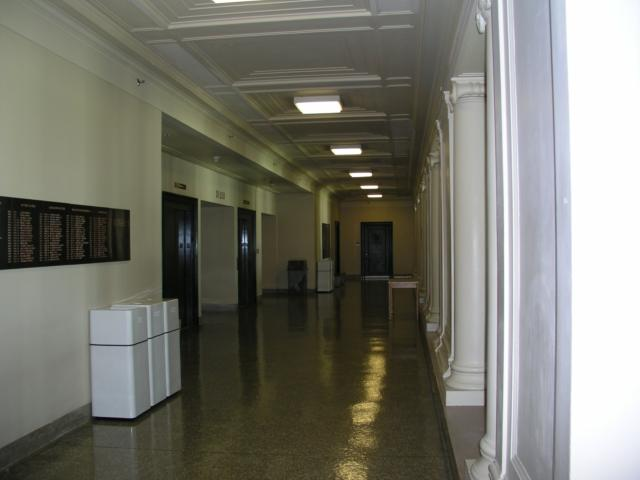
%> input picture images/p1010847.jpg, 640 x 480 px
$ octave baseline_LLC.m   (GNU Octave 9; MATLAB toolbox functions it lacks are replaced by stand-ins)
%> lines starting %> are read from the running program, lines starting %| are printed output that depends on the picture
### SpatialPyramid/sp_load_image.m
function I = sp_load_image(image_fname)
%> called with image_fname = 'images/p1010847.jpg'

I = imread(image_fname);
%> I is the input picture: size 480x640x3 uint8; mean R, G, B 119.6, 119.3, 109.6
if ndims(I) == 3
    I = im2double(rgb2gray(I));
%> I: size 480x640 double
else
    I = im2double(I);
end

### sp_gen_sift.m
function [features] = sp_gen_sift(imageFName,params)
    I = sp_load_image(imageFName);

    [hgt wid] = size(I);
%> hgt = 480; wid = 640
    if min(hgt,wid) > params.maxImageSize
        I = imresize(I, params.maxImageSize/min(hgt,wid), 'bicubic');
        fprintf('Loaded %s: original size %d x %d, resizing to %d x %d\n', ...
            imageFName, wid, hgt, size(I,2), size(I,1));
        [hgt wid] = size(I);
    end

    %% make grid (coordinates of upper left patch corners)
    %{-
    if(isfield(params,'oldSift') && params.oldSift )
        remX = mod(wid-params.patchSize,params.gridSpacing);
        offsetX = floor(remX/2)+1;
        remY = mod(hgt-params.patchSize,params.gridSpacing);
        offsetY = floor(remY/2)+1;

        [gridX,gridY] = meshgrid(offsetX:params.gridSpacing:wid-params.patchSize+1, offsetY:params.gridSpacing:hgt-params.patchSize+1);

        siftArr = sp_find_sift_grid(I, gridX, gridY, params.patchSize, 0.8);
        siftArr = sp_normalize_sift(siftArr);
    %}
    %fprintf('Processing %s: wid %d, hgt %d, grid size: %d x %d, %d patches\n', ...
    %         imageFName, wid, hgt, (wid-params.patchSize)/params.gridSpacing, (hgt-params.patchSize)/params.gridSpacing, ((hgt-params.patchSize)*(wid-params.patchSize))/params.gridSpacing);

    %% find SIFT descriptors
    else
        [siftArr gridX gridY] = sp_dense_sift(I, params.gridSpacing, params.patchSize);
        siftArr = reshape(siftArr,[size(siftArr,1)*size(siftArr,2) size(siftArr,3)]);
    end
    features.data = siftArr;
    features.x = gridX(:);% + params.patchSize/2 - 0.5;
    features.y = gridY(:);% + params.patchSize/2 - 0.5;
    features.wid = wid;
    features.hgt = hgt;
end

### SpatialPyramid/sp_dense_sift.m
function [sift_arr, grid_x, grid_y] = sp_dense_sift(I, grid_spacing, patch_size)
%> called with grid_spacing = 8, patch_size = 16
% Original script by Svetlana Lazebnick
% Adapted by Antonio Torralba: modified using convolutions to speed up the computations.
% And brought back into Svetlana's library

if(~exist('grid_spacing','var'))
    grid_spacing = 1;
end
if(~exist('patch_size','var'))
    patch_size = 16;
end

I = double(I);
I = mean(I,3);
I = I /max(I(:));

% parameters
num_angles = 8;
num_bins = 4;
num_samples = num_bins * num_bins;
alpha = 9; %% parameter for attenuation of angles (must be odd)

if nargin < 5
    sigma_edge = 1;
end

angle_step = 2 * pi / num_angles;
angles = 0:angle_step:2*pi;
angles(num_angles+1) = []; % bin centers

[hgt wid] = size(I);
%> hgt = 480; wid = 640

[G_X,G_Y]=gen_dgauss(sigma_edge);

% add boundary:
I = [I(2:-1:1,:,:); I; I(end:-1:end-1,:,:)];
%> I: size 484x640 double
I = [I(:,2:-1:1,:) I I(:,end:-1:end-1,:)];
%> I: size 484x644 double

I = I-mean(I(:));
I_X = filter2(G_X, I, 'same'); % vertical edges
I_Y = filter2(G_Y, I, 'same'); % horizontal edges

I_X = I_X(3:end-2,3:end-2,:);
%> I_X: size 480x640 double
I_Y = I_Y(3:end-2,3:end-2,:);
%> I_Y: size 480x640 double

I_mag = sqrt(I_X.^2 + I_Y.^2); % gradient magnitude
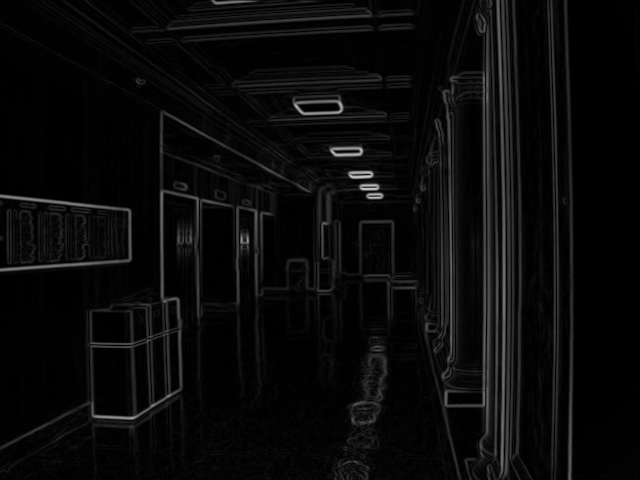
%> I_mag: size 480x640 double; min 0, max 0.794, mean 0.0401
I_theta = atan2(I_Y,I_X);
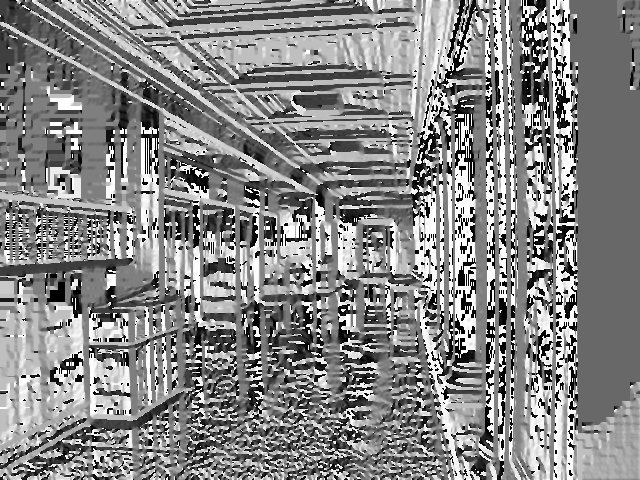
%> I_theta: size 480x640 double; min -3.14, max 3.14, mean 0.154; drawn with min black and max white
I_theta(find(isnan(I_theta))) = 0; % necessary????

% grid
grid_x = patch_size/2:grid_spacing:wid-patch_size/2+1;
%> grid_x = 79 values from 8 to 632
grid_y = patch_size/2:grid_spacing:hgt-patch_size/2+1;
%> grid_y = 59 values from 8 to 472

% make orientation images
I_orientation = zeros([hgt, wid, num_angles], 'single');

% for each histogram angle
cosI = cos(I_theta);
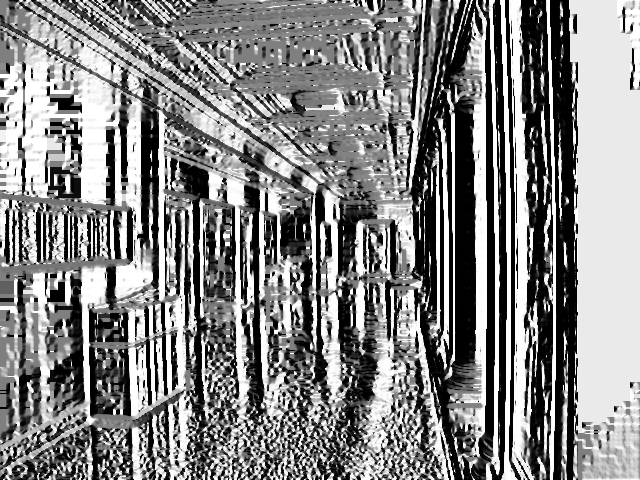
%> cosI: size 480x640 double; min -1, max 1, mean 0.0458; drawn with min black and max white
sinI = sin(I_theta);
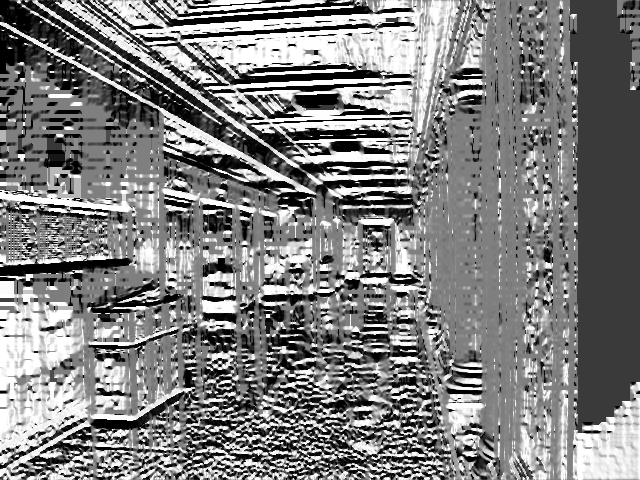
%> sinI: size 480x640 double; min -1, max 1, mean -0.00554; drawn with min black and max white
for a=1:num_angles
    % compute each orientation channel
    tmp = (cosI*cos(angles(a))+sinI*sin(angles(a))).^alpha;
    tmp = tmp .* (tmp > 0);

    % weight by magnitude
    I_orientation(:,:,a) = tmp .* I_mag;
end
%> this loop made 8 passes
%> pass 1, in sp_dense_sift, `tmp = tmp .* (tmp > 0);`:
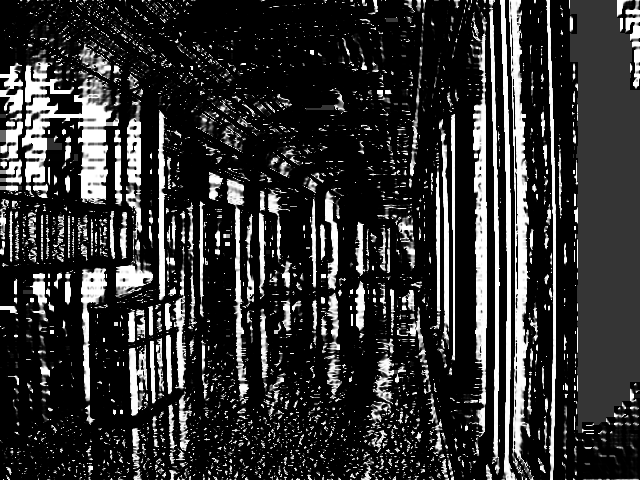
%> tmp: size 480x640 double; min 0, max 1, mean 0.196

% Convolution formulation:
weight_kernel = zeros(patch_size,patch_size);
r = patch_size/2;
cx = r - 0.5;
sample_res = patch_size/num_bins;
weight_x = abs((1:patch_size) - cx)/sample_res;
weight_x = (1 - weight_x) .* (weight_x <= 1);

for a = 1:num_angles
    %I_orientation(:,:,a) = conv2(I_orientation(:,:,a), weight_kernel, 'same');
    I_orientation(:,:,a) = conv2(weight_x, weight_x', I_orientation(:,:,a), 'same');
end

% Sample SIFT bins at valid locations (without boundary artifacts)
% find coordinates of sample points (bin centers)
[sample_x, sample_y] = meshgrid(linspace(1,patch_size+1,num_bins+1));
sample_x = sample_x(1:num_bins,1:num_bins); sample_x = sample_x(:)-patch_size/2;
sample_y = sample_y(1:num_bins,1:num_bins); sample_y = sample_y(:)-patch_size/2;

sift_arr = zeros([length(grid_y) length(grid_x) num_angles*num_bins*num_bins], 'single');
b = 0;
for n = 1:num_bins*num_bins
    sift_arr(:,:,b+1:b+num_angles) = I_orientation(grid_y+sample_y(n), grid_x+sample_x(n), :);
    b = b+num_angles;
end
%> after the loop, b = 128
clear I_orientation


% Outputs:
[grid_x,grid_y] = meshgrid(grid_x, grid_y);
[nrows, ncols, cols] = size(sift_arr);
%> nrows = 59; ncols = 79; cols = 128

% normalize SIFT descriptors
%slow good normailzation that respects the flat areas
sift_arr = reshape(sift_arr, [nrows*ncols num_angles*num_bins*num_bins]);
sift_arr = sp_normalize_sift(sift_arr);
sift_arr = reshape(sift_arr, [nrows ncols num_angles*num_bins*num_bins]);

% [5 lines of commented-out code are left out]


function [GX,GY]=gen_dgauss(sigma)

% laplacian of size sigma
%f_wid = 4 * floor(sigma);
%G = normpdf(-f_wid:f_wid,0,sigma);
%G = G' * G;
G = gen_gauss(sigma);
[GX,GY] = gradient(G);

GX = GX * 2 ./ sum(sum(abs(GX)));
GY = GY * 2 ./ sum(sum(abs(GY)));


function G=gen_gauss(sigma)

if all(size(sigma)==[1, 1])
    % isotropic gaussian
	f_wid = 4 * ceil(sigma) + 1;
    G = fspecial('gaussian', f_wid, sigma);
%	G = normpdf(-f_wid:f_wid,0,sigma);
%	G = G' * G;
else
    % anisotropic gaussian
    f_wid_x = 2 * ceil(sigma(1)) + 1;
    f_wid_y = 2 * ceil(sigma(2)) + 1;
    G_x = normpdf(-f_wid_x:f_wid_x,0,sigma(1));
    G_y = normpdf(-f_wid_y:f_wid_y,0,sigma(2));
    G = G_y' * G_x;
end

### SpatialPyramid/sp_normalize_sift.m
function sift_arr = sp_normalize_sift(sift_arr)
% normalize SIFT descriptors (after Lowe)

% find indices of descriptors to be normalized (those whose norm is larger than 1)
tmp = sqrt(sum(sift_arr.^2, 2));
%> tmp = 4661 values, max 18.82 at index 2678, min 1.5e-15 at index 4308, mean 2.4
normalize_ind = find(tmp > 1);
%> normalize_ind = 2690 values from 24 to 4248

sift_arr_norm = sift_arr(normalize_ind,:);
sift_arr_norm = sift_arr_norm ./ repmat(tmp(normalize_ind,:), [1 size(sift_arr,2)]);

% suppress large gradients
sift_arr_norm(find(sift_arr_norm > 0.2)) = 0.2;
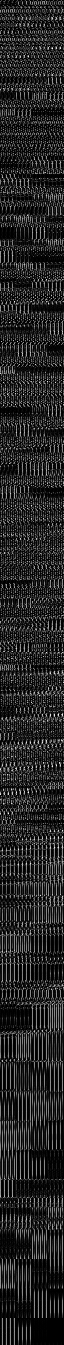
%> sift_arr_norm: size 2690x128 single (shown at 1/2 size); min 0, max 0.2, mean 0.0297; drawn with min black and max white

% finally, renormalize to unit length
tmp = sqrt(sum(sift_arr_norm.^2, 2));
%> tmp = 2690 values, max 0.943 at index 1392, min 0.388 at index 312, mean 0.694
sift_arr_norm = sift_arr_norm ./ repmat(tmp, [1 size(sift_arr,2)]);

sift_arr(normalize_ind,:) = sift_arr_norm;

### SpatialPyramid/GenerateSiftDescriptors.m
function [] = GenerateSiftDescriptors( imageFileList, imageBaseDir, dataBaseDir, params, canSkip, pfig )
%function [] = GenerateSiftDescriptors( imageFileList, imageBaseDir, dataBaseDir, maxImageSize, gridSpacing, patchSize, canSkip )
%
%Generate the dense grid of sift descriptors for each
% image
%
% imageFileList: cell of file paths
% imageBaseDir: the base directory for the image files
% dataBaseDir: the base directory for the data files that are generated
%  by the algorithm. If this dir is the same as imageBaseDir the files
%  will be generated in the same location as the image files
% maxImageSize: the max image size. If the image is larger it will be
%  resampeled.
% gridSpacing: the spacing for the grid to be used when generating the
%  sift descriptors
% patchSize: the patch size used for generating the sift descriptor
% canSkip: if true the calculation will be skipped if the appropriate data
%  file is found in dataBaseDir. This is very useful if you just want to
%  update some of the data or if you've added new images.

fprintf('Building Sift Descriptors\n\n');

%% parameters

if(~exist('params','var'))
    params.maxImageSize = 1000;
    params.gridSpacing = 8;
    params.patchSize = 16;
    params.dictionarySize = 200;
    params.numTextonImages = 50;
    params.pyramidLevels = 3;
end
if(~isfield(params,'maxImageSize'))
    params.maxImageSize = 1000;
end
if(~isfield(params,'gridSpacing'))
    params.gridSpacing = 8;
end
if(~isfield(params,'patchSize'))
    params.patchSize = 16;
end
if(~isfield(params,'dictionarySize'))
    params.dictionarySize = 200;
end
if(~isfield(params,'numTextonImages'))
    params.numTextonImages = 50;
end
if(~isfield(params,'pyramidLevels'))
    params.pyramidLevels = 3;
end
if(~exist('canSkip','var'))
    canSkip = 1;
end
if(exist('pfig','var'))
    tic;
end

for f = 1:length(imageFileList)

    %% load image
    imageFName = imageFileList{f};
    [dirN base] = fileparts(imageFName);
    baseFName = [dirN filesep base];
    outFName = fullfile(dataBaseDir, sprintf('%s_sift.mat', baseFName));
    imageFName = fullfile(imageBaseDir, imageFName);

    if(mod(f,100)==0 && exist('pfig','var'))
        sp_progress_bar(pfig,1,4,f,length(imageFileList));
    end
    if(exist(outFName,'file')~=0 && canSkip)
        %fprintf('Skipping %s\n', imageFName);
        continue;
    end

    features = sp_gen_sift(imageFName,params);
%> in sp_gen_sift, `[siftArr gridX gridY] = sp_dense_sift(I, params.gridSpacing, params.pa..`:
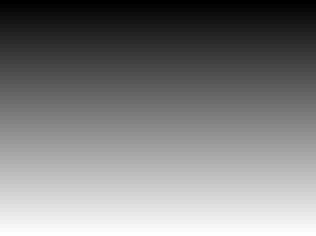
%> gridY: size 59x79 double (shown 4 times larger); min 8, max 472, mean 240; drawn with min black and max white
%> in sp_gen_sift, `features.x = gridX(:);`: features.x = 4661 values from 8 to 632
%> in sp_gen_sift, `features.y = gridY(:);`: features.y = 4661 values, max 472 at index 59, min 8 at index 1, mean 240
%> features = {wid 640, hgt 480}
    sp_progress_bar(pfig,1,4,f,length(imageFileList),'Generating Sift Descriptors:');

    sp_make_dir(outFName);
    save(outFName, 'features');


end % for
%> pass 2 of the loop in GenerateSiftDescriptors, `for f = 1:length(imageFileList)`:
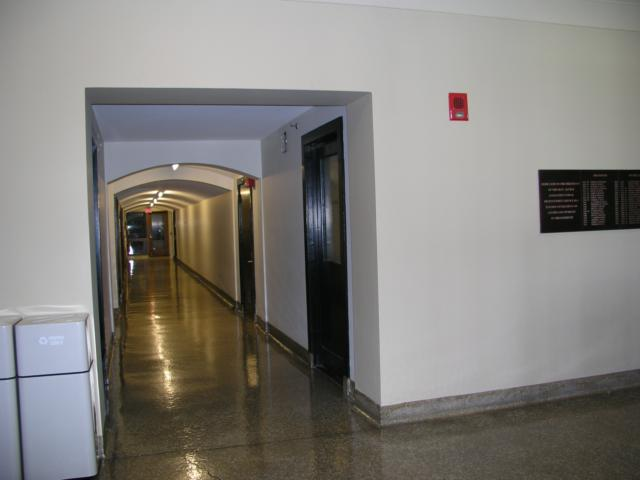
%> input picture images/p1010846.jpg, 640 x 480 px
%> in sp_load_image, I is the input picture: size 480x640x3 uint8; mean R, G, B 131.1, 128.5, 124.2
%> the loop in sp_dense_sift (call 2), `for a=1:num_angles` made 8 passes
%> pass 2, in sp_dense_sift (call 2), `tmp = tmp .* (tmp > 0);`:
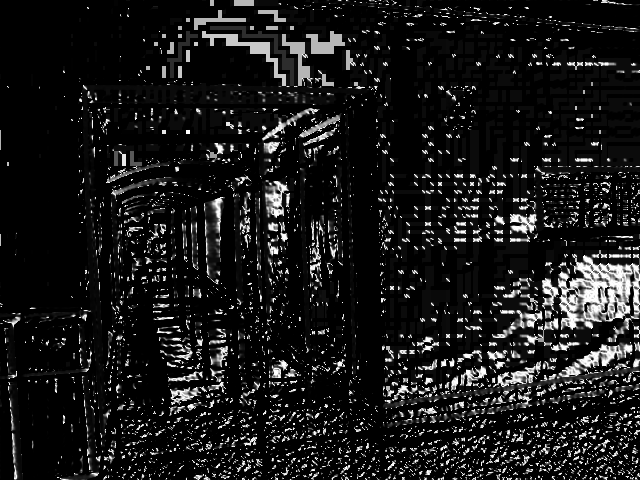
%> tmp: size 480x640 double; min 0, max 1, mean 0.098
%> in sp_normalize_sift (call 2), `tmp = sqrt(sum(sift_arr.^2, 2));`: tmp = 4661 values, max 12.95 at index 3975, min 0.00359 at index 2968, mean 1.93
%> normalize_ind = 1890 values from 38 to 4651
%> in sp_normalize_sift (call 2), `sift_arr_norm(find(sift_arr_norm > 0.2)) = 0.2;`:
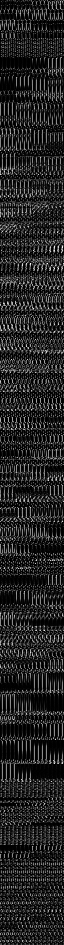
%> sift_arr_norm: size 1890x128 single (shown at 1/2 size); min 0, max 0.2, mean 0.0285; drawn with min black and max white
%> in sp_normalize_sift (call 2), `tmp = sqrt(sum(sift_arr_norm.^2, 2));`: tmp = 1890 values, max 0.976 at index 1744, min 0.33 at index 1596, mean 0.661

end % function

### SpatialPyramid/sp_make_dir.m
function [ ] = sp_make_dir( filePath )
%MAKE_DIR Summary of this function goes here
%   Detailed explanation goes here

[dirPath fileName] = fileparts(filePath);
if(isdir(dirPath)==0)
    mkdir(dirPath);
end

end

### SpatialPyramid/sp_progress_bar.m
function fig = sp_progress_bar(fig,nf,Nf,ni,Ni,str)

if nargin > 1
    clf(fig)
    if(~exist('str','var'))
        str = 'Step: ';
    end
    ha = subplot(2,1,1, 'parent', fig); cla(ha)
    p = patch([0 1 1 0],[0 0 1 1],'w','EraseMode','none', 'parent', ha);
    p = patch([0 1 1 0]*nf/Nf,[0 0 1 1],'g','EdgeColor','k','EraseMode','none', 'parent', ha);
    axis(ha,'off')
    title(sprintf('%s %d of %d',str,nf,Nf), 'parent', ha)
    ha = subplot(2,1,2, 'parent', fig); cla(ha)
%> the run ends on the next line
    p = patch([0 1 1 0],[0 0 1 1],'w','EraseMode','none', 'parent', ha);
    p = patch([0 1 1 0]*ni/Ni,[0 0 1 1],'r','EdgeColor','k','EraseMode','none', 'parent', ha);
    axis(ha,'off')
    title(sprintf('%d/%d (%.1f/%.1f mins)',ni,Ni,toc/60,(Ni/ni)*(toc/60)), 'parent', ha)
    drawnow
else

    % Create counter figure
    screenSize = get(0,'ScreenSize');
    pointsPerPixel = 72/get(0,'ScreenPixelsPerInch');
    width = 360 * pointsPerPixel;
    height = 2* 75 * pointsPerPixel;
    pos = [screenSize(3)/2-width/2 screenSize(4)/2-height/2 width height];
    titleStr = '';
    if(exist('fig','var'))
        titleStr = fig;
    end
    fig = figure('Units', 'points', ...
        'NumberTitle','off', ...
        'Name',titleStr, ...
        'IntegerHandle','off', ...
        'MenuBar', 'none', ...
        'Visible','on',...
        'position', pos,...
        'BackingStore','off',...
        'DoubleBuffer','on');
    %tic;
end

### baseline_LLC.m
imageFileList = { 'p1010847.jpg', 'p1010846.jpg','p1010845.jpg','p1010844.jpg','p1010843.jpg'};
imageBaseDir = 'images';
dataBaseDir = 'data';
params.maxImageSize = 1000;
params.gridSpacing = 8;
params.patchSize = 16;
params.dictionarySize = 200;
params.numTextonImages = 50;
params.pyramidLevels = 3;
params.maxImageSize = 1000;
params.gridSpacing = 8;
params.patchSize = 16;
params.dictionarySize = 200;
params.numTextonImages = 50;
params.pyramidLevels = 3;
params.neighbors = 5;
canSkip = 1;
pfig = figure();
GenerateSiftDescriptors( imageFileList, imageBaseDir, dataBaseDir, params, canSkip, pfig );
